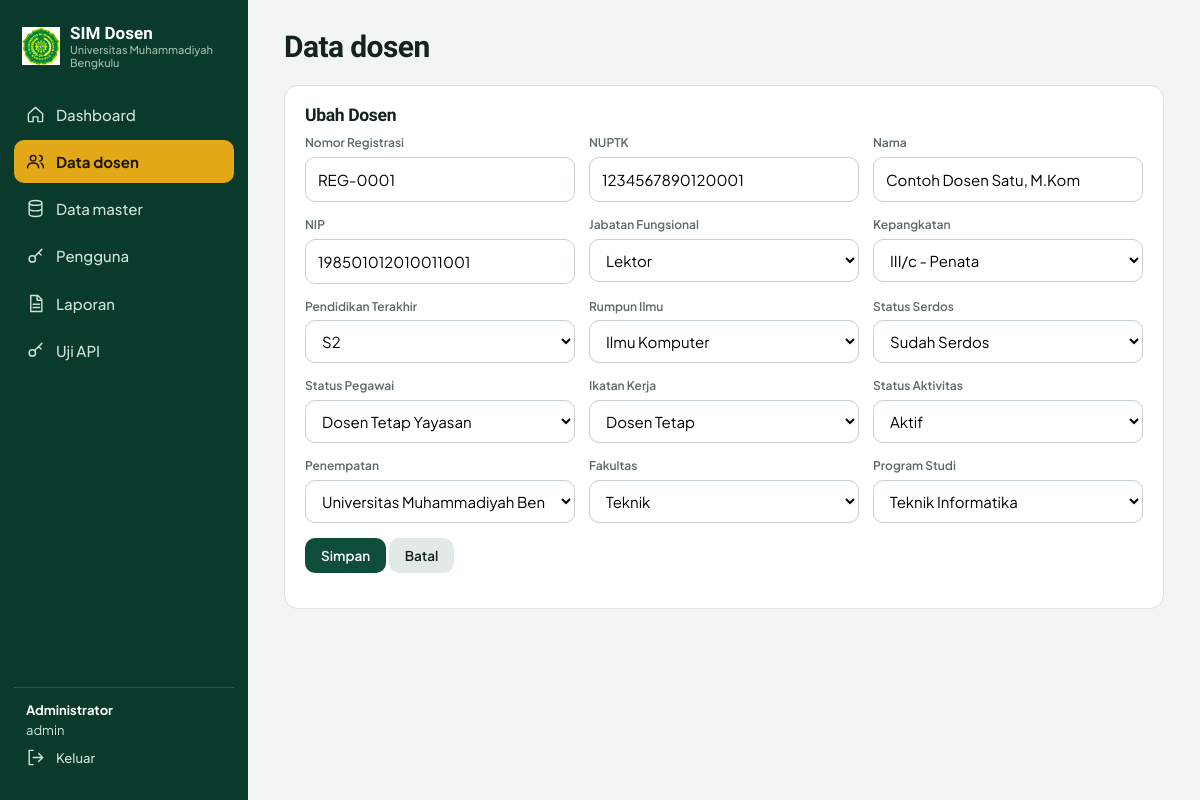
Screenshot of /modules/dosen.php?id=1 (signed in) with the database file from the repository.
### tables this page shows
CREATE TABLE `dosen` (
  `id` int(11) NOT NULL,
  `nomor_registrasi` varchar(30) DEFAULT NULL,
  `nuptk` varchar(20) DEFAULT NULL,
  `nama` varchar(150) NOT NULL,
  `nip` varchar(25) DEFAULT NULL,
  `jabatan_id` int(11) DEFAULT NULL,
  `kepangkatan_id` int(11) DEFAULT NULL,
  `pendidikan_id` int(11) DEFAULT NULL,
  `rumpun_id` int(11) DEFAULT NULL,
  `serdos_id` int(11) DEFAULT NULL,
  `status_pegawai_id` int(11) DEFAULT NULL,
  `ikatan_id` int(11) DEFAULT NULL,
  `aktivitas_id` int(11) DEFAULT NULL,
  `penempatan_id` int(11) DEFAULT NULL,
  `fakultas_id` int(11) DEFAULT NULL,
  `prodi_id` int(11) DEFAULT NULL
);

CREATE TABLE `jabatan_fungsional` (
  `id` int(11) NOT NULL,
  `nama` varchar(100) NOT NULL
);

CREATE TABLE `kepangkatan` (
  `id` int(11) NOT NULL,
  `nama` varchar(100) NOT NULL
);

CREATE TABLE `pendidikan` (
  `id` int(11) NOT NULL,
  `nama` varchar(100) NOT NULL
);

CREATE TABLE `rumpun_ilmu` (
  `id` int(11) NOT NULL,
  `nama` varchar(100) NOT NULL
);

CREATE TABLE `status_serdos` (
  `id` int(11) NOT NULL,
  `nama` varchar(100) NOT NULL
);

CREATE TABLE `status_pegawai` (
  `id` int(11) NOT NULL,
  `nama` varchar(100) NOT NULL
);

CREATE TABLE `ikatan_kerja` (
  `id` int(11) NOT NULL,
  `nama` varchar(100) NOT NULL
);

CREATE TABLE `status_aktivitas` (
  `id` int(11) NOT NULL,
  `nama` varchar(100) NOT NULL
);

CREATE TABLE `penempatan` (
  `id` int(11) NOT NULL,
  `nama` varchar(100) NOT NULL
);

CREATE TABLE `fakultas` (
  `id` int(11) NOT NULL,
  `nama` varchar(100) NOT NULL
);

CREATE TABLE `prodi` (
  `id` int(11) NOT NULL,
  `nama` varchar(100) NOT NULL
);

### modules/dosen.php (the view, shortened to what this page needs)
<?php require '../includes/auth.php'; need('dosen_read');
$id=(int)($_GET['id']??0); $f=$_GET['form']??''; $msg='';
$title='Data Dosen'; include '../includes/header.php'; echo "<div class=\"head\"><h2>Data dosen</h2></div>"; if($msg)echo '<p class="err">'.e($msg).'</p>';
if($f||$id){ need('dosen_write'); $d=$id?(rows(q("SELECT * FROM dosen WHERE id=?",[$id]))[0]??[]):$_POST; ?>
<div class="card"><h3><?=$id?'Ubah':'Tambah'?> Dosen</h3><form method="post"><input type="hidden" name="csrf" value="<?=csrf()?>"><div class="grid">
<?php foreach(['nomor_registrasi'=>'Nomor Registrasi','nuptk'=>'NUPTK','nama'=>'Nama','nip'=>'NIP'] as $c=>$l)echo "<div><label>$l</label><input name='$c' value='".e($d[$c]??'')."'".($c=='nama'?' required':'')."></div>";
foreach($FK as $c=>$t){ echo "<div><label>".e($MASTER[$t])."</label><select name='$c'><option value=''>-- pilih --</option>"; foreach(rows(q("SELECT * FROM $t ORDER BY nama")) as $o)echo "<option value='{$o['id']}'".(($d[$c]??'')==$o['id']?' selected':'').">".e($o['nama'])."</option>"; echo "</select></div>"; } ?>
</div><p><button class="btn">Simpan</button> <a class="btn g" href="dosen.php">Batal</a></p></form></div>
<?php } else { $k=trim($_GET['k']??''); $w=$k?"WHERE d.nama LIKE ? OR d.nip LIKE ? OR d.nuptk LIKE ?":''; $p=$k?array_fill(0,3,"%$k%"):[];
 $r=rows(q(dosen_sql($w),$p)); ?>
<?php } include '../includes/footer.php'; ?>

### assets/style.css (style rules this page uses)
:root { --g:#0E4D3A;--g2:#0A3A2B;--gold:#E2A817;--ink:#14231D;--mut:#5C6B64;--bg:#F2F5F3;--line:#DCE4DF;--r:14px }
* { box-sizing:border-box }
html { scroll-behavior:smooth }
body { margin:0;font:15px/1.55 'Plus Jakarta Sans',system-ui,sans-serif;background:var(--bg);color:var(--ink) }
h1,h2,h3 { font-family:'Bricolage Grotesque','Plus Jakarta Sans',sans-serif;line-height:1.1;margin:0 0 .5em;letter-spacing:-.02em }
a { color:var(--g) }
.head { display:flex;justify-content:space-between;align-items:end;gap:12px;margin-bottom:22px;flex-wrap:wrap }
.head h2 { font-size:30px;margin:0 }
.card { background:#fff;border:1px solid var(--line);border-radius:var(--r);padding:20px;margin-bottom:16px;overflow-x:auto }
.grid { display:grid;grid-template-columns:repeat(auto-fit,minmax(210px,1fr));gap:14px }
.grid>div label { display:block;font-size:12px;font-weight:600;color:var(--mut);margin-bottom:4px }
input,select { width:100%;padding:10px 12px;border:1px solid #c5d1ca;border-radius:10px;font:inherit;background:#fff }
.btn { display:inline-block;padding:9px 16px;border:0;border-radius:10px;background:var(--g);color:#fff;font:600 13.5px 'Plus Jakarta Sans';cursor:pointer;text-decoration:none;transition:background .15s }
.btn.g { background:#e3eae6;color:var(--ink) }

### rows the page displays
dosen: nomor_registrasi "REG-0001", nuptk "1234567890120001", nama "Contoh Dosen Satu, M.Kom", nip "198501012010011001", jabatan_id "Lektor", kepangkatan_id "III/c - Penata", pendidikan_id "S2", rumpun_id "Ilmu Komputer", serdos_id "Sudah Serdos", status_pegawai_id "Dosen Tetap Yayasan", ikatan_id "Dosen Tetap", aktivitas_id "Aktif", penempatan_id "Universitas Muhammadiyah Bengkulu", fakultas_id "Teknik", prodi_id "Teknik Informatika"

### other values shown
$l "Dashboard"
$l "Data dosen"
$l "Data master"
$l "Pengguna"
$l "Laporan"
$l "Uji API"
$u['nama'] "Administrator"
$u['role'] "admin"
$l "Nomor Registrasi"
$l "NUPTK"
$l "Nama"
$l "NIP"
$MASTER[$t] "Jabatan Fungsional"
$MASTER[$t] "Kepangkatan"
$MASTER[$t] "Pendidikan Terakhir"
